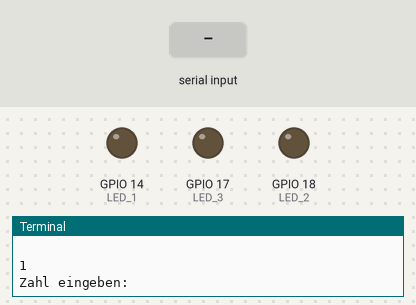
This program was run on a simulated Raspberry Pi (BCM pin numbers). On the bench: output pins drawn as LEDs (lit = HIGH), the last lines printed to the terminal. The test bench sets the inputs (shaded band). Random numbers come from a fixed seed.

Above: at 1.2 s.
1.3 s: "5" typed at the terminal, then Enter
At 2.5 s:
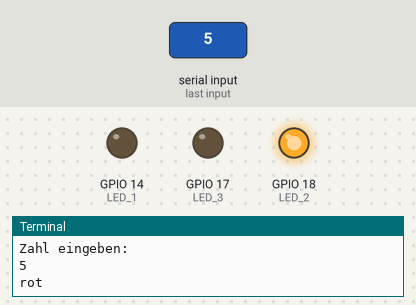
4.3 s: "1" typed at the terminal, then Enter
At 4.8 s:
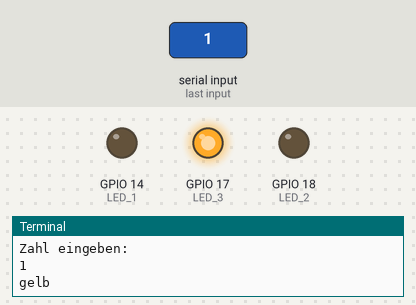
7.3 s: "90" typed at the terminal, then Enter
At 8.3 s:
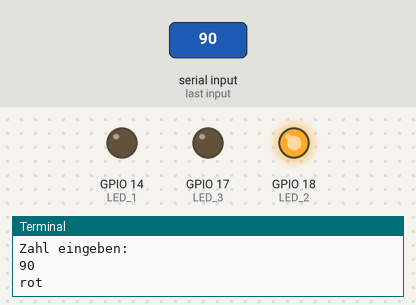
10.3 s: "200" typed at the terminal, then Enter
At 13.3 s:
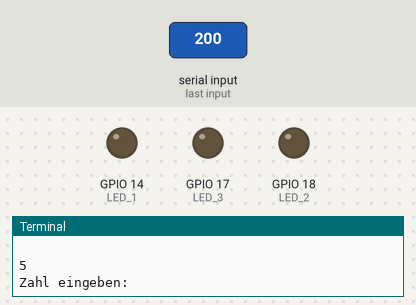
Timing chart, 0 to 14.3 s (numbered marks = the images above; inputs shaded):
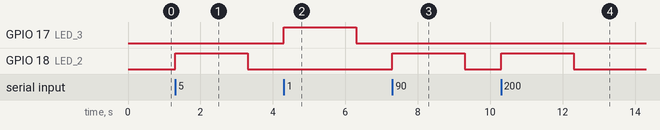

The program:

Aufgabe_Ratenzahl.py
```python
#Ratespiel
import RPi.GPIO as GPIO
import time
import random
durchgang = 0
aktiv = True
ratezahl = random.randint(1,10)

LED_1 = 14            #LED_ wird auf den Pin 14 gesetzt
GPIO.setmode(GPIO.BCM)
GPIO.setup(LED_1, GPIO.OUT)

LED_2 = 18            #LED_ wird auf den Pin 18 gesetzt
GPIO.setmode(GPIO.BCM)
GPIO.setup(LED_2, GPIO.OUT)

LED_3 = 17            #LED_ wird auf den Pin 17 gesetzt
GPIO.setmode(GPIO.BCM)
GPIO.setup(LED_3, GPIO.OUT)

while aktiv:
    durchgang = durchgang + 1
    print()
    print(durchgang)
    benutzereingabe = int(input("Zahl eingeben:"))


    if(durchgang == 5):
        if(benutzereingabe == ratezahl):
            print("Sehr knapp aber noch gewonnen")
        else:
            print("Ende, verloren")
            print("Es war die Zahl " +str(ratezahl))
        aktiv = False


    if (benutzereingabe == ratezahl):
        print("grün")
        print("Ende")
        GPIO.setmode(GPIO.BCM)
        GPIO.setup(14, GPIO.OUT)
        while(True):
            GPIO.output(14,True) #LED wird eingeschaltet
            time.sleep(2)
            GPIO.output(14,False)  #LED wird ausgeschaltet
            time.sleep(0.5)
            aktiv = False
            break


    elif(benutzereingabe > ratezahl):
        print("rot")
        GPIO.setmode(GPIO.BCM)
        GPIO.setup(18, GPIO.OUT)
        while(benutzereingabe > ratezahl):
            GPIO.output(18,True) #LED wird eingeschaltet
            time.sleep(2)
            GPIO.output(18,False)  #LED wird ausgeschaltet
            time.sleep(0.5)
            break
    else:
        print("gelb")
        GPIO.setmode(GPIO.BCM)
        GPIO.setup(LED_3, GPIO.OUT)
        while(benutzereingabe < ratezahl):
            GPIO.output(17,True) #LED wird eingeschaltet
            time.sleep(2)
            GPIO.output(17,False)  #LED wird ausgeschaltet
            time.sleep(0.5)
            break
```

Measured:
- after the input at 1.3 s, GPIO 18 (LED_2): LOW → HIGH at once, → LOW 2.0 s later
- after the input at 4.3 s, GPIO 17 (LED_3): LOW → HIGH at once, → LOW 2.0 s later
- after the input at 7.3 s, GPIO 18 (LED_2): LOW → HIGH at once, → LOW 2.0 s later
- after the input at 10.3 s, GPIO 18 (LED_2): LOW → HIGH at once, → LOW 2.0 s later
